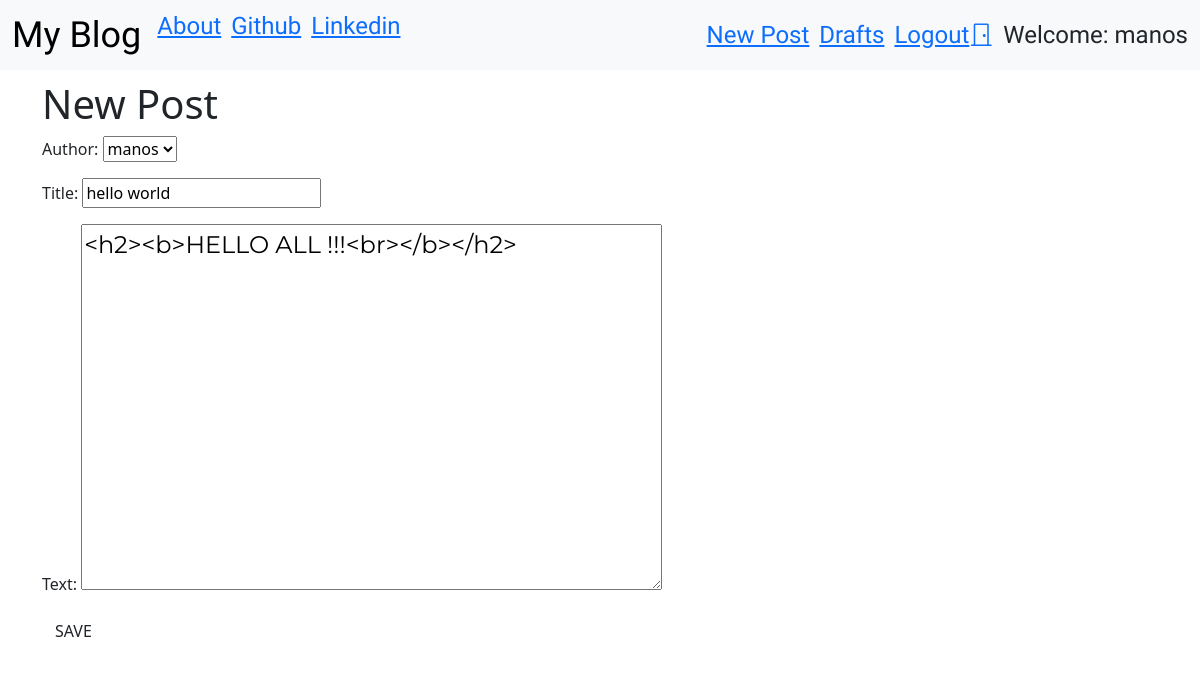
/post/4/edit/ (signed in), run on the app's committed database.
### blog/models.py (models this page shows, shortened)
class Post(models.Model):
    author = models.ForeignKey('auth.User',on_delete=models.CASCADE)
    title = models.CharField(max_length=200)
    text = models.TextField()
    created_date = models.DateTimeField(default=timezone.now)
    published_date = models.DateTimeField(blank=True,null=True)

### blog/views.py (the view)
# urls.py: re_path(r'^post/(?P<pk>\d+)/edit/$',views.UpdatePostView.as_view(),name='post_edit'),
class UpdatePostView(LoginRequiredMixin,UpdateView):
    login_url = '/login/'
    redirect_field_name = 'blog/post_detail.html'
    form_class = PostForm
    model = Post

### blog/forms.py
class PostForm(forms.ModelForm):
    class Meta():
        model = Post
        fields = ('author','title','text')
        widgets={
            'title':forms.TextInput(attrs={'class':'textinputclass'}),
            'text':forms.Textarea(attrs={'class':'editable medium-editor-textarea postcontent'}),
        }

### blog/templates/blog/post_form.html (shortened to what this page needs)
{% extends "blog/base.html" %}
{% block content %}
    <h1>New Post</h1>
    <form class="post-form" method="POST">
        {{form.as_p}}
        <button type="submit" class="save btn btn-default" >SAVE</button>
    </form>
{% endblock %}

### blog/templates/blog/base.html (shortened to what this page needs)
<!DOCTYPE html>
{% load static %}
<html>
<head>
    <link href="https://cdn.jsdelivr.net/npm/bootstrap@5.3.3/dist/css/bootstrap.min.css" rel="stylesheet">
    <link href="https://cdnjs.cloudflare.com/ajax/libs/bootstrap-icons/1.10.0/font/bootstrap-icons.min.css" rel="stylesheet">
    <link rel="stylesheet" href="//cdn.jsdelivr.net/npm/medium-editor@latest/dist/css/medium-editor.min.css" type="text/css" media="screen" charset="utf-8">
    <link rel="stylesheet" href="{% static 'css/blog.css' %}">
</head>
<body class="loader">
    <nav class="navbar navbar-expand-lg bg-body-tertiary techfont custom-navbar">
        <div class="container-fluid">
        <ul class="nav navbar-nav me-auto mb-2 mb-lg-0">
            <li> <a class="navbar-brand bigbrand" href="{% url 'post_list' %}">My Blog</a> </li>
            <li class="nav-item"> <a href="{% url 'about' %}"> About </a> </li>
            <li class="nav-item"> <a href="https://www.github.com"> Github </a> </li>
            <li class="nav-item"> <a href="https://www.linkedin.com"> Linkedin </a> </li>
        </ul>
        <ul class="nav navbar-nav navbar-right">
          {% if user.is_authenticated %}
          <li class="nav-item">
            <a href="{% url 'post_new' %}">New Post</a>
          </li class="nav-item">
          <li class="nav-item">
            <a href="{% url 'post_draft_list' %}">Drafts</a>
          </li>
          <li class="nav-item">
            <a href="#"   onclick="document.getElementById('logoutForm').submit();">
              Logout<i class="bi bi-door-closed"></i>
            </a>
          </li>
          <li>
            <a>Welcome: {{user.username}}</a>
          </li>
          {% else %}
          <li>
            <a class="nav navbar-right" href="{% url 'login' %}">
              <i class="bi bi-door-open">Login</i>
            </a>
          </li>
          {% endif %}
        </ul >
        </div>
    </nav>
    <div class="content container">
      <div class="row">
        <div class="col-md-8">
          <div class="blog_posts">
            {% block content %}
            {% endblock %}
          </div>
        </div>
      </div>
    </div>
</body>
</html>

### blog/static/css/blog.css (style rules this page uses)
.techfont { font-family: 'Russo One', sans-serif; font-size: 1.5em; margin-bottom: 10px; }
.postcontent { font-family: 'Montserrat'; font-size: 1.5em; }
.bigbrand { font-size: 1.5em; }
.nav-item { margin-right: 10px; }
.loader { filter:hue-rotate(0deg); color: linear-gradient(45deg,#0f8,#08f); animation:hue 5000ms infinite linear; }

### data on the page
Post: author "manos", title "hello world", text "<h2><b>HELLO ALL !!!<br></b></h2>"

### other printed values
{{ user.username }} "manos"
